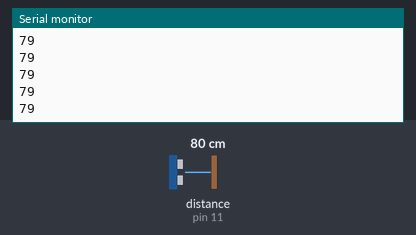
Recording of a sketch running on a simulated Arduino Uno, built with avr-gcc and run on an emulated ATmega328P. Shown: the last lines printed to the serial monitor. Wiring (inferred from the names in the program): ultrasonic range finder: trigger pin 12; echo pin 11. The inputs (shaded band) are chosen by the test bench; at power-on: distance to the obstacle (sensor on pin 11) 80 cm. The echo pulse lasts 58.3 µs per cm.

Above: at 1.2 s.
1.3 s: distance to the obstacle (sensor on pin 11) set to 2 cm
At 1.34 s:
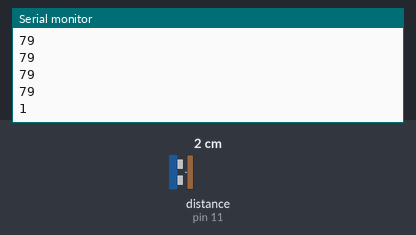
2.8 s: distance to the obstacle (sensor on pin 11) set to 4 cm
At 2.81 s:
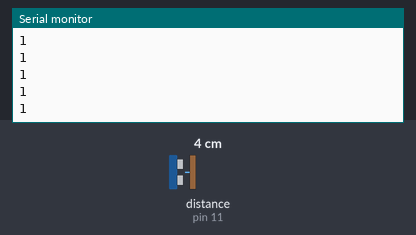
Timing chart, 0 to 5.8 s (numbered marks = the images above; inputs shaded):
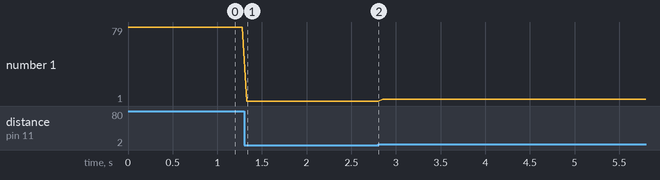

The sketch:

JanibotSensor.ino
```cpp
namespace pin{
  const byte echoPin = 11;
  const byte trigPin = 12;
}

long duration;
long distance;

void setup() {
  Serial.begin(9600);
  pinMode(pin::echoPin, INPUT);
  pinMode(pin::trigPin, OUTPUT);
}

void loop() {
  digitalWrite(pin::trigPin, LOW);
  delayMicroseconds(2);

  digitalWrite(pin::trigPin, HIGH);
  delayMicroseconds(10);

  digitalWrite(pin::trigPin, LOW);

  duration = pulseIn(pin::echoPin, HIGH);

  distance = duration/58.2;

  Serial.println(distance);

  delay(50);

}
```

Measured:
- after the input at 1.3 s, the serial monitor: prints a new line at once (image 1)
- plotted number 1: 79 → 1 after the input at 1.3 s, 1 → 3 after the input at 2.8 s
